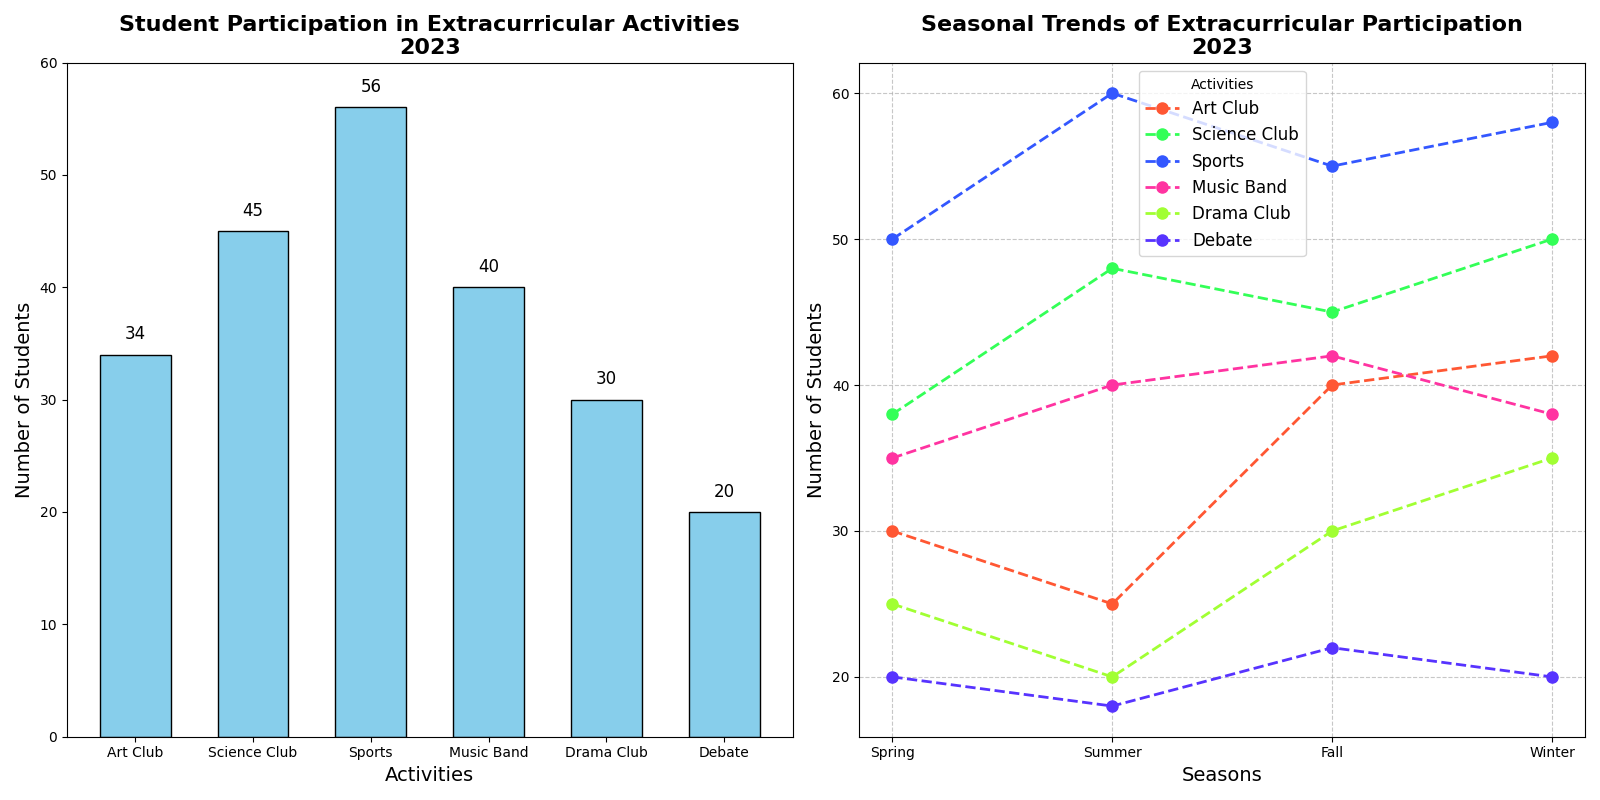

Reproduce this figure in Python.
import matplotlib.pyplot as plt
import numpy as np

# Backstory:
# A school is evaluating the participation of its students in various extracurricular activities over the past year.
# The data showcases the number of students participating in each activity, and the trend over the seasons.

# Data for the bar chart (number of students)
activities = ['Art Club', 'Science Club', 'Sports', 'Music Band', 'Drama Club', 'Debate']
participation_counts = [34, 45, 56, 40, 30, 20]

# Additional data for the line chart (seasonal participation trends)
seasons = ['Spring', 'Summer', 'Fall', 'Winter']
seasonal_trends = {
    'Art Club': [30, 25, 40, 42],
    'Science Club': [38, 48, 45, 50],
    'Sports': [50, 60, 55, 58],
    'Music Band': [35, 40, 42, 38],
    'Drama Club': [25, 20, 30, 35],
    'Debate': [20, 18, 22, 20]
}

# Create a figure with subplots
fig, (ax1, ax2) = plt.subplots(1, 2, figsize=(16, 8))

# Plotting the bar chart on the first subplot
bars = ax1.bar(activities, participation_counts, color='skyblue', edgecolor='black', width=0.6)
ax1.set_title("Student Participation in Extracurricular Activities\n2023", fontsize=16, fontweight='bold')
ax1.set_xlabel("Activities", fontsize=14)
ax1.set_ylabel("Number of Students", fontsize=14)
ax1.set_ylim(0, 60)

# Annotating the bar chart
for bar in bars:
    yval = bar.get_height()
    ax1.text(bar.get_x() + bar.get_width() / 2, yval + 1, f'{yval}', ha='center', va='bottom', fontsize=12)

# Plotting the line chart on the second subplot
colors = ['#FF5733', '#33FF57', '#3357FF', '#FF33A1', '#A1FF33', '#5733FF']
for idx, (club, counts) in enumerate(seasonal_trends.items()):
    ax2.plot(seasons, counts, label=club, color=colors[idx], marker='o', linestyle='--', linewidth=2, markersize=8)

ax2.set_title("Seasonal Trends of Extracurricular Participation\n2023", fontsize=16, fontweight='bold')
ax2.set_xlabel("Seasons", fontsize=14)
ax2.set_ylabel("Number of Students", fontsize=14)
ax2.legend(title="Activities", fontsize=12)
ax2.grid(True, linestyle='--', alpha=0.7)

# Automatically adjust layout to fit and show the plot
plt.tight_layout()
plt.show()
